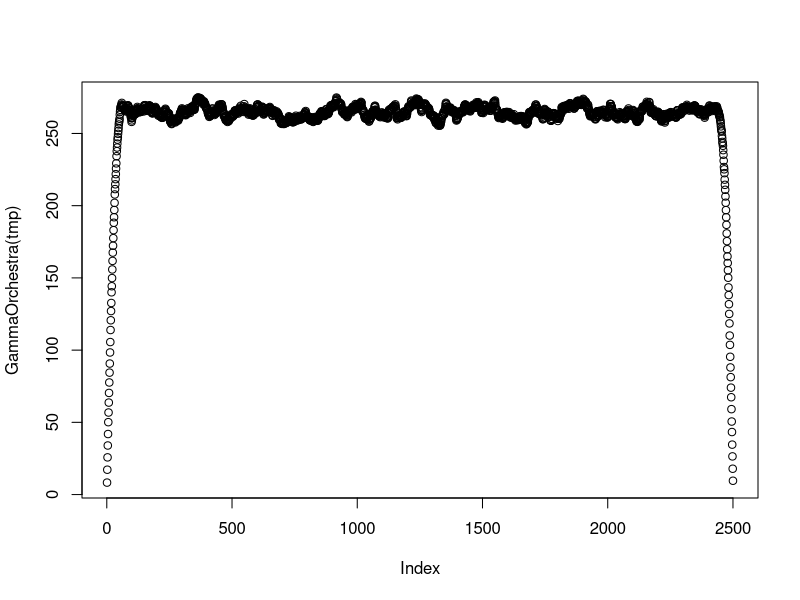

Write R code to recreate this figure.
library('zeallot')

GridFoundations <- function(n, vanishing_depth, x=1){
  # returns a triangular matrix
  i <- rep(1:n, vanishing_depth)
  index_i <- unlist(lapply(1:max(2,(2*vanishing_depth-1)), FUN = function(i){return(1:(n-i+1))}))
  index_j <- unlist(lapply(1:max(2,(2*vanishing_depth-1)), FUN = function(i){return(i:(n))}))
  return(Matrix::sparseMatrix(i=index_i, j=index_j, use.last.ij = T, x = x))
}
n <- 14
vanishing_depth <- 4
gf <- GridFoundations(n = 14, vanishing_depth = 5)
k <- 13

gf[max(c(1, k-vanishing_depth+1)):min(c(n,k)), k:min(c(n,vanishing_depth+k-1))]

GammaGrid <- function(alpha, beta, n, vanishing_depth){
  n_diags <- max(2, 2*vanishing_depth-1)
  n_non_zero_elements <- n_diags*(n + n-n_diags+1)/2
  x <- rgamma(n = n_non_zero_elements, shape = alpha, rate = beta)
  return(GridFoundations(n = n, vanishing_depth = vanishing_depth, x = x))
}

GenerateShapes <- function(n, trawl_parameters, type='exp'){
  trawl_funcs %<-% GetTrawlFunctions(type=type)
  B1_func <- trawl_funcs[1]
  B2_func <- trawl_funcs[2]
  
}

BlockIndex <- function(n_block, n, vanishing_depth){
  return(
    list(
      block_i=max(c(1, n_block-vanishing_depth+1)):min(c(n,n_block)),
      block_j=n_block:min(c(n,vanishing_depth+n_block-1)))
    )
}

GammaOrchestra <- function(scaled_gamma_grid){
  n <- dim(scaled_gamma_grid)[1]
  vanishing_depth <- dim(scaled_gamma_grid)[2]
  return(vapply(1:n, FUN = function(i){
    blck_ind <- BlockIndex(i, n = n, vanishing_depth = vanishing_depth)
    # print(scaled_gamma_grid[blck_ind$block_i, blck_ind$block_j])
    return(sum(scaled_gamma_grid[blck_ind$block_i, blck_ind$block_j]))
    }, FUN.VALUE = 1.0))
}

n <- 10
vanishing_depth <- 3
gf <- GridFoundations(n, vanishing_depth)
gf
summary(gf)
gf[1,2]

tmp <- GammaGrid(alpha = 3, beta = 20, n = 2500, vanishing_depth = 30)
tmp
plot(GammaOrchestra(tmp))
